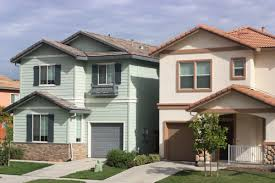
%> input picture task3/house.jpg, 275 x 183 px
$ octave --eval "result = edge1;"   (GNU Octave 9; MATLAB toolbox functions it lacks are replaced by stand-ins)
%> lines starting %> are read from the running program, lines starting %| are printed output that depends on the picture

function [newGrayPic]= edge1()
sourcePic=imread('house.jpg');
%> sourcePic is the input picture: size 183x275x3 uint8; mean R, G, B 142.6, 139.2, 133.9
sourcePic = rgb2gray(sourcePic);
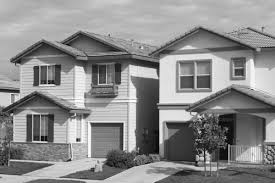
%> sourcePic: size 183x275 uint8; min 0, max 254, mean 139.6
grayPic=mat2gray(sourcePic);
[m,n]=size(grayPic);
%> m = 183; n = 275
newGrayPic=grayPic;
PrewittNum=0;
PrewittThreshold=0.9;%设定阈值
for j=2:m-1 %进行边界提取
    for k=2:n-1
        PrewittNum=abs(grayPic(j-1,k+1)-grayPic(j+1,k+1)+grayPic(j-1,k)-grayPic(j+1,k)+grayPic(j-1,k-1)-grayPic(j+1,k-1))+abs(grayPic(j-1,k+1)+grayPic(j,k+1)+grayPic(j+1,k+1)-grayPic(j-1,k-1)-grayPic(j,k-1)-grayPic(j+1,k-1));
        if(PrewittNum > PrewittThreshold)
            newGrayPic(j,k)=255;
        else
            newGrayPic(j,k)=0;
        end
    end
end
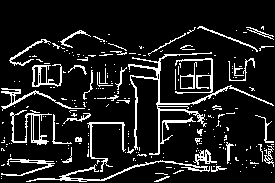
%> newGrayPic: size 183x275 double; min 0, max 255, mean 30.1
figure,
subplot(1,2,1);
imshow(sourcePic);
title('原图');
subplot(1,2,2);
imshow(newGrayPic);
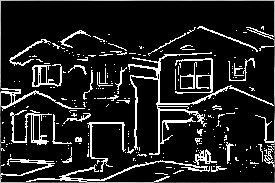
%> displayed picture: size 183x275, on the screen's scale of 0 to 255; min 0, max 255, mean 32.9
title('Prewitt算子的处理结果')
